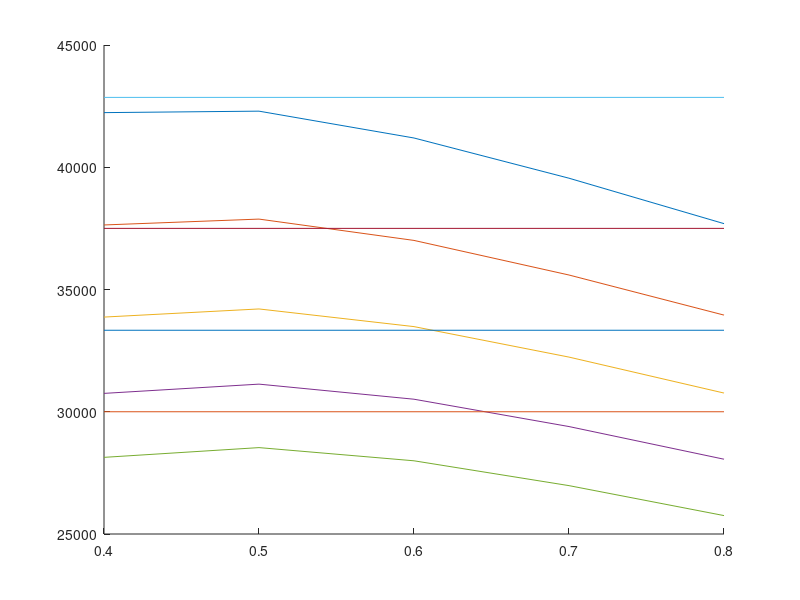

This chart was generated by the following MATLAB code: (Note: this script raises an error after producing the figure.)
clc; clear; close all;
addpath(genpath('./plots'))
%% Treball de disseny d'un compressor axial per a l'assignatura de sistemes
%propulsios d'aeronaus.
%Introduccio de dades:
g=9.81; %m/s2
TAUc=300000; %J/kg
G=21.38; %kg/s
Pat=1; %kg/cm2
Pat=Pat*g*10000;
Tat=288; %K
gamma=1.4;
Rgas=286.8; %J/kgK
Rreac=0.5;
M=0.8;
Cp=1004; %J/kgK
lambda=0.7;
sigmAl=(39/4)*10^6; %kg/m2
rho=2800; %kg/m2
%Inicialitzacio dels valor comuns de solidesa i coeficient de flux
sigma=[0.4 0.6 0.8 1 1.2];
flux=[0.4 0.5 0.6 0.7 0.8];
N=size(sigma,2);
for i=1:N %Per a les N sigma
    for j=1:N %Per als N coef de flux
        %Calcul betas
        betA(i,j)=atan(1/2*(1.55/(1+1.55*sigma(i))+1/flux(j)));
        betB(i,j)=atan(1/flux(j)-tan(betA(i,j)));
        betM(i,j)=atan(1/(2*flux(j)));
        %Calcul CL, CLi i CD
        a=tan(betM(i,j))*0.018;
        c=tan(betM(i,j))*(0.021*0.02/2.5*sigma(i))-2*sigma(i)*(tan(betA(i,j))-tan(betB(i,j)))*cos(betM(i,j));
        p=[a 1 c];
        root=roots(p);
        CL(i,j)=root(2);
        CD(i,j)=0.021+0.02/2.5*sigma(i)+0.018*CL(i,j)^2;
        CLi(i,j)=2*sigma(i)*(tan(betA(i,j))-tan(betB(i,j)))*cos(betM(i,j));
        %Rendiment per esglao
        ETAesg(i,j)=1-CD(i,j)/CLi(i,j)*(2*flux(j)+1/(2*flux(j)));
        %Velocitat axial. Aquesta velocitat haura d'estar entre 150 i 180
        %m/s
        Vz(i,j)=sqrt((M^2*gamma*Rgas*Tat)/(1/(cos(betA(i,j)))^2+(M^2*gamma*Rgas)/(2*Cp*(cos(betB(i,j)))^2)));
        %Velocitat tangencial. El valor maxim d'aquesta velocitat es 320
        %m/s
        U(i,j)=Vz(i,j)/flux(j);
        %Treball per esglao
        TAUesg(i,j)=U(i,j)*Vz(i,j)*(tan(betA(i,j))-tan(betB(i,j)));
        rire(i,j)=(U(i,j)^2-sigmAl*g/(2*lambda*rho))/(U(i,j)^2+sigmAl*g/(2*lambda*rho)); %OJO unidades
        
        Wa(i,j)=Vz(i,j)/cos(betA(i,j));
        Va(i,j)=sqrt((Vz(i,j)*sin(betA(i,j))/cos(betA(i,j))-U(i,j))^2+Vz(i,j)^2);
        Ta(i,j)=Tat-Va(i,j)^2/(2*Cp);
        Pa(i,j)=Pat/(1+Wa(i,j)^2/(2*Rgas*Ta(i,j)));
        rhoa(i,j)=Pa(i,j)/(Rgas*Ta(i,j));
        re(i,j)=sqrt(G/(pi*(1-rire(i,j)^2)*Vz(i,j)*rhoa(i,j)));
        ri(i,j)=rire(i,j)*re(i,j);
        h(i,j)=re(i,j)-ri(i,j);
        rm(i,j)=(re(i,j)+ri(i,j))/2;
        RPM(i,j)=60*U(i,j)/(2*pi*rm(i,j));        
    end
end

%% Seleccio de parametres
%print -depsc2 myplot.eps
n = [ 7 8 9 10];
TAUstage = TAUc./n;
for ii = 1 : 4
    TAUstagePlot(:,ii) = TAUstage(ii)*ones(N,1);
end

figure();
hold on
plot(flux, TAUesg'); 
plot(flux, TAUstagePlot);
hold off

% Seleccionar flux de tall amb el necessari (mirant el grafic anterior)
FLUX(1) = 0;
FLUX(2) = interpolarPunt( 3.75e4, 3.788e4, 3.701e4, 0.6, 0.5 ); %[Y, Xa, Xb, Yb, Ya]
FLUX(3) = interpolarPunt( 3.333e4, 3.348e4, 3.224e4, 0.7, 0.6 );
FLUX(4) = interpolarPunt( 3e4, 3.051e4, 2.939e4, 0.7, 0.6 );
FLUX(5) = 0;

%Trobar rendiments per cada flux
for ii = 1 : 5
    FLUXplot(:,ii) = FLUX(ii)*ones(N,1);
end
figure()
hold on
plot(flux, ETAesg');
plot(FLUXplot(:,2:end-1), linspace(0.88,0.91,N) );
hold off

% (mirant el grafic anterior)
ETA(1) = 0;
ETA(2) = interpolarPunt( FLUX(2), 0.5, 0.6, 0.9026, 0.9003 );
ETA(3) = interpolarPunt( FLUX(3), 0.6, 0.7, 0.9022, 0.9041 );
ETA(4) = interpolarPunt( FLUX(4), 0.6, 0.7, 0.9013, 0.9036 );
ETA(5) = 0;

%Rendiment total del compressor
    %interpolar CD
figure()
hold on
plot(flux, CD');
plot(FLUXplot(:,2:end-1), linspace(0.025,0.055,N) );
hold off
Cd(1) = 0;
Cd(2) = interpolarPunt( FLUX(2), 0.5, 0.6, 0.03545, 0.03396 );
Cd(3) = interpolarPunt( FLUX(3), 0.6, 0.7, 0.04168, 0.0401 );
Cd(4) = interpolarPunt( FLUX(4), 0.6, 0.7, 0.04618, 0.04427 );

%interpolar CLi
figure()
hold on
plot(flux, CLi');
plot(FLUXplot(:,2:end-1), linspace(0.4,1,N) );
hold off

CLi_n(1) = 0;
CLi_n(2) = interpolarPunt( FLUX(2), 0.5, 0.6, 0.7404, 0.6815 );
CLi_n(3) = interpolarPunt( FLUX(3), 0.6, 0.7, 0.9009, 0.8505 );
CLi_n(4) = interpolarPunt( FLUX(4), 0.6, 0.7, 0.9892, 0.9339 );

%interpolar CL
figure()
hold on
plot(flux, CL');
plot(FLUXplot(:,2:end-1), linspace(0.4,1.1,N) );
hold off

CL_n(1) = 0;
CL_n(2) = interpolarPunt( FLUX(2), 0.5, 0.6, 0.7322, 0.6732 );
CL_n(3) = interpolarPunt( FLUX(3), 0.6, 0.7, 0.8906, 0.8398 );
CL_n(4) = interpolarPunt( FLUX(4), 0.6, 0.7, 0.9769, 0.9211 );

ETA23(1) = 1 - n(2)*Cd(2)/CLi_n(2)*(2*FLUX(2)+1/(2*FLUX(2))); % 8 etapas
ETA23(2) = 1 - n(3)*Cd(3)/CLi_n(3)*(2*FLUX(3)+1/(2*FLUX(3))); % 9 etapas
ETA23(3) = 1 - n(4)*Cd(4)/CLi_n(4)*(2*FLUX(4)+1/(2*FLUX(4))); % 10 etapas


%% Numero d'aleps en primer esglao

% -------------
sigma_e(1) = round((Cd(2)-0.021-0.018*CL_n(2)^2)*2.5/0.02,1);
index_i = find(sigma == sigma_e(1));
index_j = find(flux == round(FLUX(2),1));
h_e(1) = h(index_i,index_j);
r_e(1) = rm(index_i,index_j);
N(1) = alabes(h_e(1),r_e(1),sigma_e(1));
% -------------
sigma_e(2) = round((Cd(3)-0.021-0.018*CL_n(3)^2)*2.5/0.02,1);
index_i = find(sigma == sigma_e(2));
index_j = find(flux == round(FLUX(3),1));
h_e(2) = h(index_i,index_j);
r_e(2) = rm(index_i,index_j);
N(2) = alabes(h_e(2),r_e(2),sigma_e(2));
% -------------
sigma_e(3) = round((Cd(4)-0.021-0.018*CL_n(4)^2)*2.5/0.02,1);
index_i = find(sigma == sigma_e(3));
index_j = find(flux == round(FLUX(4),1));
h_e(3) = h(index_i,index_j);
r_e(3) = rm(index_i,index_j);
N(3) = alabes(h_e(3),r_e(3),sigma_e(3));

N_blades = fix(N);

%% Print surfaces:
% figure;
% surf(sigma,flux,betA);
% figure;
% surf(sigma,flux,betB);
% figure;
% surf(sigma,flux,CL);
% figure;
% surf(sigma,flux,CD);
% figure;
% surf(sigma,flux,ETAesg);
% figure;
% surf(sigma,flux,Vz);
% figure;
% surf(sigma,flux,U);
% figure;
% surf(sigma,flux,TAUesg);
% figure;
% surf(sigma,flux,rire);
% figure;
% surf(sigma,flux,re);
% figure;
% surf(sigma,flux,ri);
% figure;
% surf(sigma,flux,rm);
% figure;
% surf(sigma,flux,h);
% figure;
% surf(sigma,flux,RPM);


